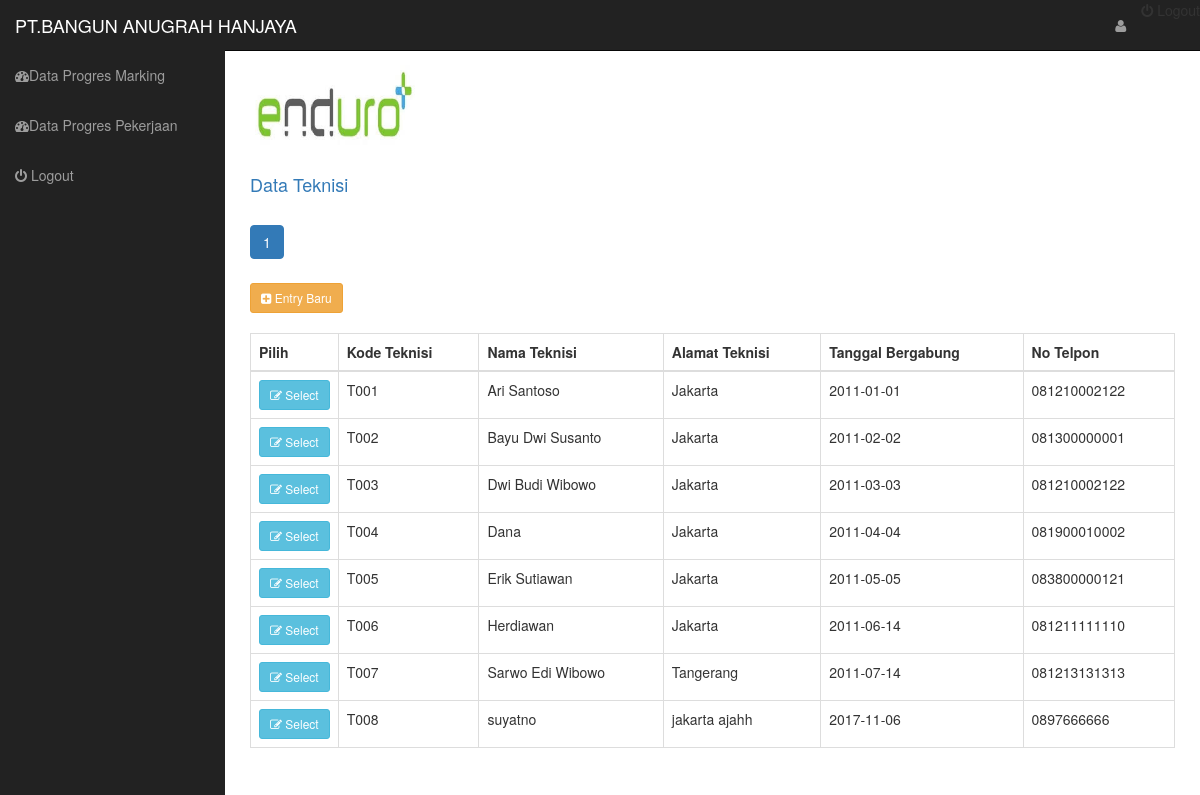
Page /teknisi.php on the committed database.
### tables this page shows
CREATE TABLE IF NOT EXISTS `tabel_teknisi` (
  `kode_teknisi` char(4) NOT NULL,
  `nama_teknisi` varchar(20) NOT NULL,
  `tgl_gabung` date DEFAULT NULL,
  `alamat_teknisi` text NOT NULL,
  `no_telpon` varchar(12) NOT NULL
);

### teknisi.php (the view, shortened to what this page needs)
<?php
include 'header.php' ;
echo '<h4 class="text-primary">Data Teknisi</h4>';
$table_name = 'tabel_teknisi' ;
$dataPerPage =  10 ;
include 'pagging.php' ;
?>
<table><tr><td> <a href="teknisi_iud.php" class="btn btn-warning btn-sm" ><i class="fa  fa-plus-square"></i> Entry Baru</a></td></tr></table><br>
<div class="table-responsive" >
	<table class="table table-bordered">
		<thead>
			<tr>
				<th width=15>Pilih </th>
				<th>Kode Teknisi</th>
				<th>Nama Teknisi</th>
				<th>Alamat Teknisi</th>
				<th>Tanggal Bergabung</th>
				<th>No Telpon</th>
			</tr>
		</thead>
		<?php
		while ($data = mysql_fetch_array($result))
		{
			echo '<tr>' ;
				echo '<td> <a href="teknisi_iud.php?kode_teknisi='.$data['kode_teknisi'].'" class="btn btn-sm btn-info"> <i class="fa fa-edit"> </i> Select </a></td>' ;
				echo '<td>'.$data['kode_teknisi'].'</td>' ;
				echo '<td>'.$data['nama_teknisi'].'</td>' ;
				echo '<td>'.$data['alamat_teknisi'].'</td>' ;
				echo '<td>'.$data['tgl_gabung'].'</td>' ;
				echo '<td>'.$data['no_telpon'].'</td>' ;
			echo '</tr>' ;
		}
		?>
	</table>
</div>
<?php include 'footer.php' ;?>

### rows in the picture
tabel_teknisi: kode_teknisi "T001", nama_teknisi "Ari Santoso", alamat_teknisi "Jakarta", tgl_gabung "2011-01-01", no_telpon "081210002122"
tabel_teknisi: kode_teknisi "T002", nama_teknisi "Bayu Dwi Susanto", alamat_teknisi "Jakarta", tgl_gabung "2011-02-02", no_telpon "081300000001"
tabel_teknisi: kode_teknisi "T003", nama_teknisi "Dwi Budi Wibowo", alamat_teknisi "Jakarta", tgl_gabung "2011-03-03", no_telpon "081210002122"
tabel_teknisi: kode_teknisi "T004", nama_teknisi "Dana", alamat_teknisi "Jakarta", tgl_gabung "2011-04-04", no_telpon "081900010002"
tabel_teknisi: kode_teknisi "T005", nama_teknisi "Erik Sutiawan", alamat_teknisi "Jakarta", tgl_gabung "2011-05-05", no_telpon "083800000121"
tabel_teknisi: kode_teknisi "T006", nama_teknisi "Herdiawan", alamat_teknisi "Jakarta", tgl_gabung "2011-06-14", no_telpon "081211111110"
tabel_teknisi: kode_teknisi "T007", nama_teknisi "Sarwo Edi Wibowo", alamat_teknisi "Tangerang", tgl_gabung "2011-07-14", no_telpon "081213131313"
tabel_teknisi: kode_teknisi "T008", nama_teknisi "suyatno", alamat_teknisi "jakarta ajahh", tgl_gabung "2017-11-06", no_telpon "0897666666"
